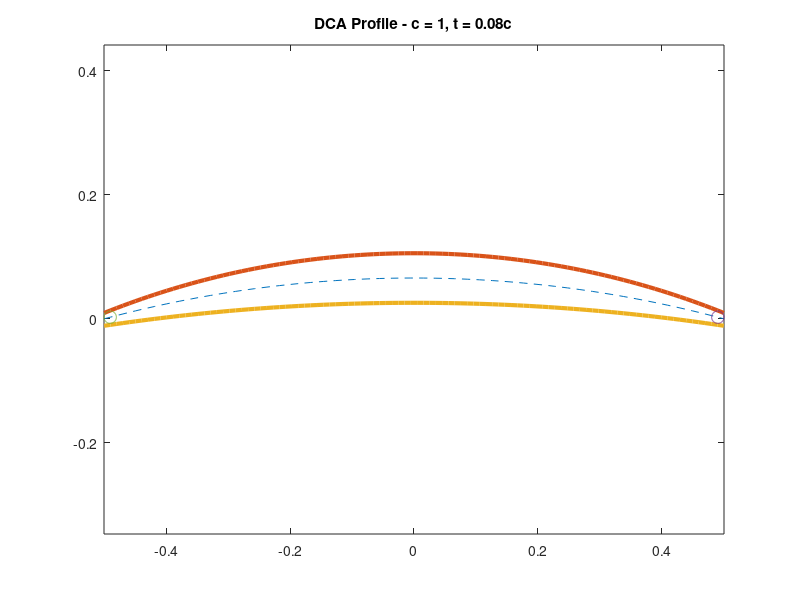

MATLAB code for this plot:
%clear all
%close all
%clc

c = 1;

theta = 30;
tb = 0.08 * c;
r0 = 0.01 * c;
theta_span = -theta:theta;

Rc = c/2 / sind(theta/2);
yc = -Rc * cosd(theta/2);
y0 = c/2 * tand(theta/4);
x = linspace(-0.5,0.5);
y = yc + sqrt(Rc^2 - x.^2);


%Cl0 = tand(theta/4) / 0.1103;
%Cl = y0 / c * Cl0

% d
du = y0 + tb/2 - r0 * sind(theta/2);

%Upper surface
Ru = (du^2 - r0^2 + (c/2 - r0 * cosd(theta/2))^2) / (2 * (du - r0));
ycu = y0 + tb/2 - Ru;

xu = x;
yu = ycu + sqrt(Ru^2 - x.^2);

%Lower surface
dl = y0 - tb/2 + r0 * sind(theta/2);
Rl = (dl^2 - r0^2 + (c/2 + r0 * cosd(theta/2))^2) / (2 * (dl + r0));
ycl = y0 - tb/2 - Rl;

xl = x;
yl = ycl + sqrt(Rl^2 - x.^2);

%smooth edges
y_edge0_dx = r0 * sind(theta/2);
x_edge0_dx = + (c/2 - r0 * cosd(theta/2));

theta_r0 = 0:360;%-100:65;
x_edge_dx = r0 * cosd(theta_r0) + x_edge0_dx;
y_edge_dx = r0 * sind(theta_r0) + y_edge0_dx;

y_edge0_sx = r0 * sind(theta/2);
x_edge0_sx = - (c/2 - r0 * cosd(theta/2));

theta_r0 = 0:360;%115:260;
x_edge_sx = r0 * cosd(theta_r0) + x_edge0_sx;
y_edge_sx = r0 * sind(theta_r0) + y_edge0_sx;

plot(x,y,'--')
hold on
plot(xu,yu,'linewidth',3)
plot(xl,yl,'linewidth',3)
plot(x_edge_dx,y_edge_dx)
plot(x_edge_sx,y_edge_sx)
title(['DCA Profile - c = ', num2str(c),', t = ',num2str(tb),'c'])
axis equal
close all
%% Output vector
x = [flip(xu), xl]';
y = [flip(yu), yl]';